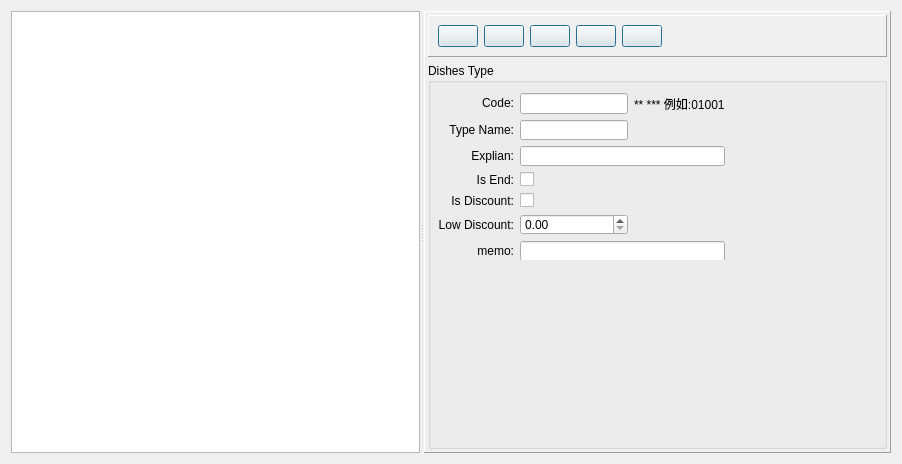
<?xml version="1.0" encoding="UTF-8"?>
<ui version="4.0">
 <class>TypeForm</class>
 <widget class="QWidget" name="TypeForm">
  <property name="geometry">
   <rect>
    <x>0</x>
    <y>0</y>
    <width>902</width>
    <height>464</height>
   </rect>
  </property>
  <property name="windowTitle">
   <string>Form</string>
  </property>
  <layout class="QVBoxLayout" name="verticalLayout">
   <item>
    <widget class="QSplitter" name="splitter">
     <property name="orientation">
      <enum>Qt::Horizontal</enum>
     </property>
     <widget class="QTreeView" name="treeView">
      <property name="sizePolicy">
       <sizepolicy hsizetype="Fixed" vsizetype="Expanding">
        <horstretch>0</horstretch>
        <verstretch>0</verstretch>
       </sizepolicy>
      </property>
      <property name="editTriggers">
       <set>QAbstractItemView::NoEditTriggers</set>
      </property>
      <property name="selectionMode">
       <enum>QAbstractItemView::SingleSelection</enum>
      </property>
      <attribute name="headerHighlightSections">
       <bool>false</bool>
      </attribute>
     </widget>
     <widget class="QFrame" name="frame">
      <property name="frameShape">
       <enum>QFrame::Panel</enum>
      </property>
      <property name="frameShadow">
       <enum>QFrame::Raised</enum>
      </property>
      <layout class="QGridLayout" name="gridLayout_3">
       <property name="margin">
        <number>3</number>
       </property>
       <item row="0" column="0">
        <widget class="QFrame" name="frame_2">
         <property name="sizePolicy">
          <sizepolicy hsizetype="Preferred" vsizetype="Fixed">
           <horstretch>0</horstretch>
           <verstretch>0</verstretch>
          </sizepolicy>
         </property>
         <property name="frameShape">
          <enum>QFrame::Panel</enum>
         </property>
         <property name="frameShadow">
          <enum>QFrame::Raised</enum>
         </property>
         <layout class="QGridLayout" name="gridLayout_2">
          <item row="0" column="0">
           <widget class="QPushButton" name="newButton">
            <property name="sizePolicy">
             <sizepolicy hsizetype="Fixed" vsizetype="Fixed">
              <horstretch>0</horstretch>
              <verstretch>0</verstretch>
             </sizepolicy>
            </property>
            <property name="toolTip">
             <string>New</string>
            </property>
            <property name="text">
             <string/>
            </property>
            <property name="icon">
             <iconset>
              <normaloff>:/image/Add.png</normaloff>:/image/Add.png</iconset>
            </property>
            <property name="iconSize">
             <size>
              <width>24</width>
              <height>24</height>
             </size>
            </property>
            <property name="autoRepeat">
             <bool>false</bool>
            </property>
            <property name="autoExclusive">
             <bool>false</bool>
            </property>
            <property name="default">
             <bool>true</bool>
            </property>
            <property name="flat">
             <bool>false</bool>
            </property>
           </widget>
          </item>
          <item row="0" column="5">
           <spacer name="horizontalSpacer">
            <property name="orientation">
             <enum>Qt::Horizontal</enum>
            </property>
            <property name="sizeHint" stdset="0">
             <size>
              <width>40</width>
              <height>20</height>
             </size>
            </property>
           </spacer>
          </item>
          <item row="0" column="3">
           <widget class="QPushButton" name="delButton">
            <property name="sizePolicy">
             <sizepolicy hsizetype="Fixed" vsizetype="Fixed">
              <horstretch>0</horstretch>
              <verstretch>0</verstretch>
             </sizepolicy>
            </property>
            <property name="toolTip">
             <string>Del</string>
            </property>
            <property name="text">
             <string/>
            </property>
            <property name="icon">
             <iconset>
              <normaloff>:/image/cross_48.png</normaloff>:/image/cross_48.png</iconset>
            </property>
            <property name="iconSize">
             <size>
              <width>24</width>
              <height>24</height>
             </size>
            </property>
            <property name="autoDefault">
             <bool>true</bool>
            </property>
            <property name="default">
             <bool>true</bool>
            </property>
            <property name="flat">
             <bool>false</bool>
            </property>
           </widget>
          </item>
          <item row="0" column="4">
           <widget class="QPushButton" name="cancelButton">
            <property name="sizePolicy">
             <sizepolicy hsizetype="Fixed" vsizetype="Fixed">
              <horstretch>0</horstretch>
              <verstretch>0</verstretch>
             </sizepolicy>
            </property>
            <property name="toolTip">
             <string>Exit</string>
            </property>
            <property name="text">
             <string/>
            </property>
            <property name="icon">
             <iconset>
              <normaloff>:/image/cancel.png</normaloff>:/image/cancel.png</iconset>
            </property>
            <property name="iconSize">
             <size>
              <width>24</width>
              <height>24</height>
             </size>
            </property>
            <property name="default">
             <bool>true</bool>
            </property>
            <property name="flat">
             <bool>false</bool>
            </property>
           </widget>
          </item>
          <item row="0" column="2">
           <widget class="QPushButton" name="saveButton">
            <property name="sizePolicy">
             <sizepolicy hsizetype="Fixed" vsizetype="Fixed">
              <horstretch>0</horstretch>
              <verstretch>0</verstretch>
             </sizepolicy>
            </property>
            <property name="toolTip">
             <string>Save</string>
            </property>
            <property name="text">
             <string/>
            </property>
            <property name="icon">
             <iconset>
              <normaloff>:/image/save.png</normaloff>:/image/save.png</iconset>
            </property>
            <property name="iconSize">
             <size>
              <width>24</width>
              <height>24</height>
             </size>
            </property>
            <property name="autoRepeat">
             <bool>false</bool>
            </property>
            <property name="autoExclusive">
             <bool>false</bool>
            </property>
            <property name="default">
             <bool>true</bool>
            </property>
            <property name="flat">
             <bool>false</bool>
            </property>
           </widget>
          </item>
          <item row="0" column="1">
           <widget class="QPushButton" name="editButton">
            <property name="toolTip">
             <string>Edit</string>
            </property>
            <property name="text">
             <string/>
            </property>
            <property name="icon">
             <iconset>
              <normaloff>:/image/edit.png</normaloff>:/image/edit.png</iconset>
            </property>
            <property name="iconSize">
             <size>
              <width>24</width>
              <height>24</height>
             </size>
            </property>
            <property name="autoDefault">
             <bool>true</bool>
            </property>
            <property name="default">
             <bool>true</bool>
            </property>
           </widget>
          </item>
         </layout>
        </widget>
       </item>
       <item row="1" column="0">
        <widget class="QGroupBox" name="groupBox">
         <property name="title">
          <string>Dishes Type</string>
         </property>
         <widget class="QWidget" name="gridLayoutWidget">
          <property name="geometry">
           <rect>
            <x>10</x>
            <y>30</y>
            <width>411</width>
            <height>167</height>
           </rect>
          </property>
          <layout class="QGridLayout" name="gridLayout">
           <item row="0" column="0">
            <widget class="QLabel" name="codeLabel">
             <property name="sizePolicy">
              <sizepolicy hsizetype="Preferred" vsizetype="Fixed">
               <horstretch>0</horstretch>
               <verstretch>0</verstretch>
              </sizepolicy>
             </property>
             <property name="text">
              <string>Code:</string>
             </property>
             <property name="alignment">
              <set>Qt::AlignRight|Qt::AlignTrailing|Qt::AlignVCenter</set>
             </property>
            </widget>
           </item>
           <item row="2" column="0">
            <widget class="QLabel" name="exLabel">
             <property name="sizePolicy">
              <sizepolicy hsizetype="Preferred" vsizetype="Fixed">
               <horstretch>0</horstretch>
               <verstretch>0</verstretch>
              </sizepolicy>
             </property>
             <property name="text">
              <string>Explian:</string>
             </property>
             <property name="alignment">
              <set>Qt::AlignRight|Qt::AlignTrailing|Qt::AlignVCenter</set>
             </property>
            </widget>
           </item>
           <item row="1" column="1">
            <widget class="QLineEdit" name="nameEdit">
             <property name="sizePolicy">
              <sizepolicy hsizetype="Fixed" vsizetype="Fixed">
               <horstretch>0</horstretch>
               <verstretch>0</verstretch>
              </sizepolicy>
             </property>
            </widget>
           </item>
           <item row="5" column="1">
            <widget class="QDoubleSpinBox" name="discSpinBox">
             <property name="maximum">
              <double>1.000000000000000</double>
             </property>
             <property name="singleStep">
              <double>0.100000000000000</double>
             </property>
            </widget>
           </item>
           <item row="4" column="1">
            <widget class="QCheckBox" name="discCheckBox">
             <property name="text">
              <string/>
             </property>
            </widget>
           </item>
           <item row="5" column="0">
            <widget class="QLabel" name="label_3">
             <property name="sizePolicy">
              <sizepolicy hsizetype="Minimum" vsizetype="Preferred">
               <horstretch>0</horstretch>
               <verstretch>0</verstretch>
              </sizepolicy>
             </property>
             <property name="text">
              <string>Low Discount:</string>
             </property>
             <property name="alignment">
              <set>Qt::AlignRight|Qt::AlignTrailing|Qt::AlignVCenter</set>
             </property>
            </widget>
           </item>
           <item row="2" column="1" colspan="2">
            <widget class="QLineEdit" name="explianEdit">
             <property name="sizePolicy">
              <sizepolicy hsizetype="Expanding" vsizetype="Fixed">
               <horstretch>0</horstretch>
               <verstretch>0</verstretch>
              </sizepolicy>
             </property>
            </widget>
           </item>
           <item row="0" column="2">
            <widget class="QLabel" name="label">
             <property name="text">
              <string>** *** 例如:01001</string>
             </property>
            </widget>
           </item>
           <item row="3" column="1">
            <widget class="QCheckBox" name="endCheckBox">
             <property name="text">
              <string/>
             </property>
             <property name="checkable">
              <bool>true</bool>
             </property>
             <property name="checked">
              <bool>false</bool>
             </property>
            </widget>
           </item>
           <item row="4" column="0">
            <widget class="QLabel" name="label_2">
             <property name="text">
              <string>Is Discount:</string>
             </property>
             <property name="alignment">
              <set>Qt::AlignRight|Qt::AlignTrailing|Qt::AlignVCenter</set>
             </property>
            </widget>
           </item>
           <item row="3" column="0">
            <widget class="QLabel" name="endLabel">
             <property name="text">
              <string>Is End:</string>
             </property>
             <property name="alignment">
              <set>Qt::AlignRight|Qt::AlignTrailing|Qt::AlignVCenter</set>
             </property>
            </widget>
           </item>
           <item row="1" column="0">
            <widget class="QLabel" name="nameLabel">
             <property name="sizePolicy">
              <sizepolicy hsizetype="Preferred" vsizetype="Fixed">
               <horstretch>0</horstretch>
               <verstretch>0</verstretch>
              </sizepolicy>
             </property>
             <property name="text">
              <string>Type Name:</string>
             </property>
             <property name="alignment">
              <set>Qt::AlignRight|Qt::AlignTrailing|Qt::AlignVCenter</set>
             </property>
            </widget>
           </item>
           <item row="6" column="0">
            <widget class="QLabel" name="memoLabel">
             <property name="text">
              <string>memo:</string>
             </property>
             <property name="alignment">
              <set>Qt::AlignRight|Qt::AlignTrailing|Qt::AlignVCenter</set>
             </property>
            </widget>
           </item>
           <item row="6" column="1" colspan="2">
            <widget class="QLineEdit" name="memoEdit">
             <property name="cursorMoveStyle">
              <enum>Qt::VisualMoveStyle</enum>
             </property>
            </widget>
           </item>
           <item row="0" column="1">
            <widget class="QLineEdit" name="codeEdit">
             <property name="sizePolicy">
              <sizepolicy hsizetype="Fixed" vsizetype="Fixed">
               <horstretch>0</horstretch>
               <verstretch>0</verstretch>
              </sizepolicy>
             </property>
             <property name="inputMask">
              <string>99999; </string>
             </property>
            </widget>
           </item>
           <item row="0" column="3">
            <spacer name="horizontalSpacer_2">
             <property name="orientation">
              <enum>Qt::Horizontal</enum>
             </property>
             <property name="sizeHint" stdset="0">
              <size>
               <width>40</width>
               <height>20</height>
              </size>
             </property>
            </spacer>
           </item>
          </layout>
         </widget>
        </widget>
       </item>
      </layout>
     </widget>
    </widget>
   </item>
  </layout>
 </widget>
 <tabstops>
  <tabstop>codeEdit</tabstop>
  <tabstop>nameEdit</tabstop>
  <tabstop>explianEdit</tabstop>
  <tabstop>endCheckBox</tabstop>
  <tabstop>discCheckBox</tabstop>
  <tabstop>discSpinBox</tabstop>
  <tabstop>memoEdit</tabstop>
  <tabstop>saveButton</tabstop>
  <tabstop>delButton</tabstop>
  <tabstop>cancelButton</tabstop>
  <tabstop>treeView</tabstop>
  <tabstop>newButton</tabstop>
  <tabstop>editButton</tabstop>
 </tabstops>
 <resources/>
 <connections/>
</ui>
